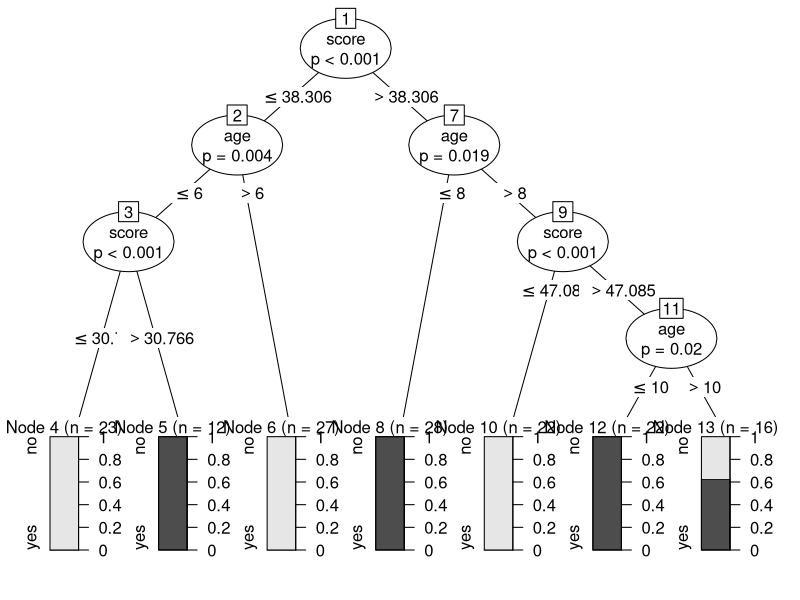

Source code (R):
install.packages('party')
library('party')

print(readingSkills)
print(head(readingSkills, n = 10))

filteredrecords = readingSkills[c(1:150),]
print(filteredrecords)

output.tree <- ctree(
      formula = nativeSpeaker ~ (age + score + shoeSize),
      data = filteredrecords)

print(output.tree)
plot(output.tree)
